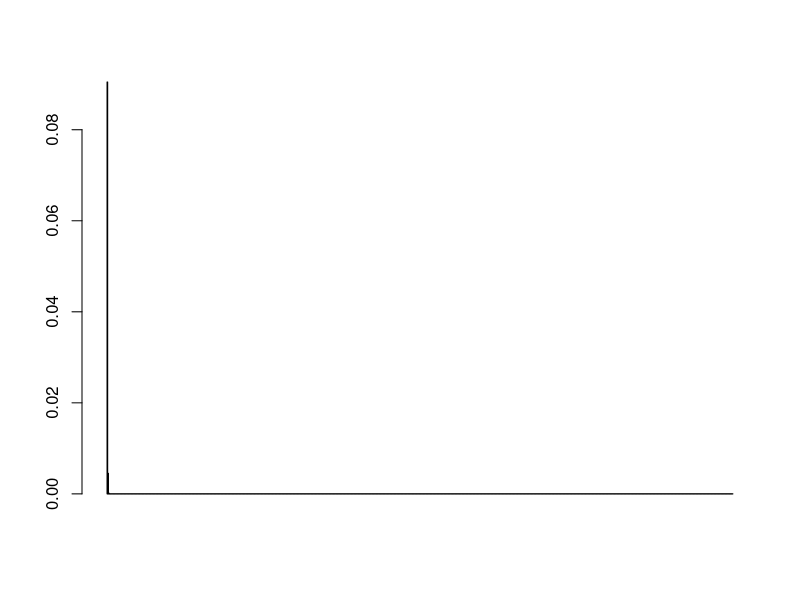
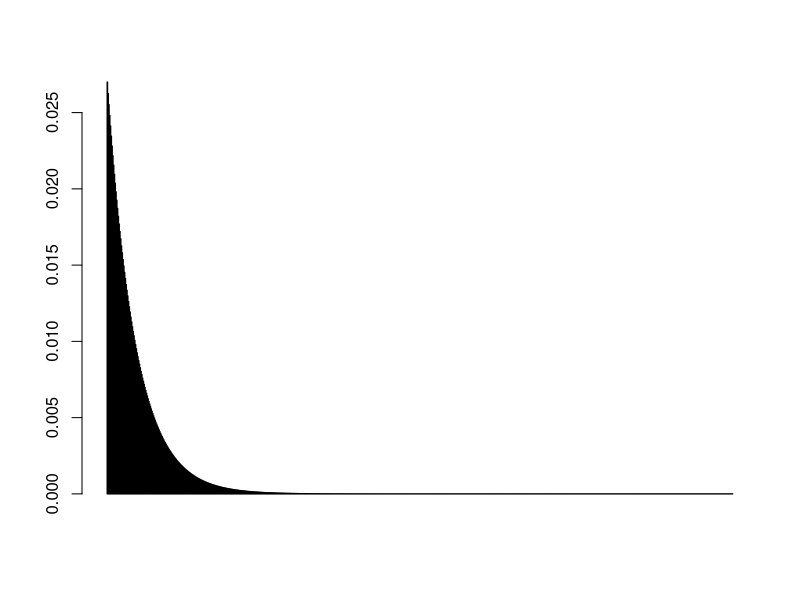

Recreate these plots in R, in order.
ppPoisson = function (halflife, n) {
  x = 1:n;
  y = dpois(x, halflife);
  barplot(y);
  return (y);
}
ppPoisson(0.1, 800)

ppGeometric = function (p, n) {
  x = 1:n
  y = dgeom(x, p);
  barplot(y);
  return (y);
}
ppGeometric(1/36, 800)
